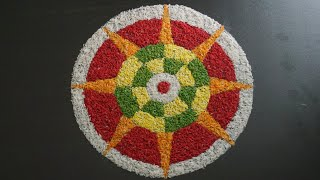
#> input picture default.jpg, 320 x 180 px
$ python -i colour.py   (imports and definitions only)
#> lines starting #> are read from the running program, lines starting #| are printed output that depends on the picture; after the words box and inside, x2 and y2 are one past the last pixel; in counts of white or black regions, pixels touching at a corner belong together
#> in show_colours, img is the input picture: shape (180, 320, 3); mean B, G, R 63.2, 77, 94.3
import cv2
import numpy as np
import matplotlib.pyplot as plt
# from PIL import Image


# Kmeans color segmentation
def kmeans_color_quantization(image, clusters=8, rounds=1):
#> called with clusters = 4, rounds = 1
    h, w = image.shape[:2]
#> h = 180; w = 320
    samples = np.zeros([h*w,3], dtype=np.float32)
    count = 0

    for x in range(h):
        for y in range(w):
            samples[count] = image[x][y]
            count += 1
#> after the loop, count = 57600

    compactness, labels, centers = cv2.kmeans(samples,
            clusters,
            None,
            (cv2.TERM_CRITERIA_EPS + cv2.TERM_CRITERIA_MAX_ITER, 10000, 0.0001),
            rounds,
            cv2.KMEANS_RANDOM_CENTERS)
#> compactness = 78526973.2; centers = [[31.42, 49, 142], [132.8, 163.9, 176.6], [35.85, 42.3, 41.35], [90.53, 100.9, 93.56]]

    centers = np.uint8(centers)
#> centers = [[31, 48, 141], [132, 163, 176], [35, 42, 41], [90, 100, 93]]
    res = centers[labels.flatten()]
    return res.reshape((image.shape))
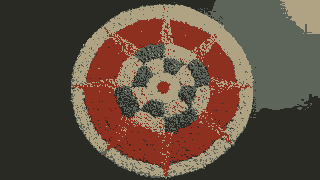
#> returned value: shape (180, 320, 3); mean of channels 0, 1, 2 62.5, 76.3, 93.8; drawn as B, G, R

#Read Image
def show_colours(path):
    img = cv2.imread(path)
    original = img.copy()
    kmeans = kmeans_color_quantization(img, clusters=4)


    # Convert to grayscale, Gaussian blur, adaptive threshold
    gray = cv2.cvtColor(kmeans, cv2.COLOR_BGR2GRAY)
    blur = cv2.GaussianBlur(gray, (3,3), 0)
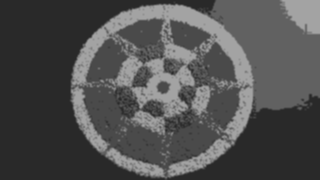
#> blur: shape (180, 320); min 41, max 163, mean 80.1
    thresh = cv2.adaptiveThreshold(blur,255,cv2.ADAPTIVE_THRESH_GAUSSIAN_C, cv2.THRESH_BINARY_INV,21,2)
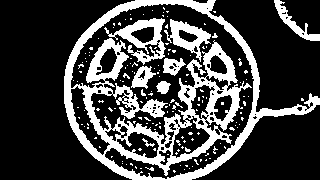
#> thresh: shape (180, 320); 25.5% white; 155 white regions (145 under 20 px)


    # Draw largest enclosing circle onto a mask
    mask = np.zeros(original.shape[:2], dtype=np.uint8)
    cnts = cv2.findContours(thresh, cv2.RETR_EXTERNAL, cv2.CHAIN_APPROX_SIMPLE)
#> cnts = 4 contours, 2 with area under 20; largest, box (x1, y1, x2, y2) and area: (64, 0, 320, 180) 28925, (274, 0, 320, 41) 391
    cnts = cnts[0] if len(cnts) == 2 else cnts[1]
    cnts = sorted(cnts, key=cv2.contourArea, reverse=True)
    for c in cnts:
        ((x, y), r) = cv2.minEnclosingCircle(c)
        cv2.circle(img, (int(x), int(y)), int(r), (36, 255, 12), 2)
        cv2.circle(mask, (int(x), int(y)), int(r), 255, -1)
        break
#> this loop made 1 pass
#> (x, y, r) on pass 1: (191.5, 90, 128.3)
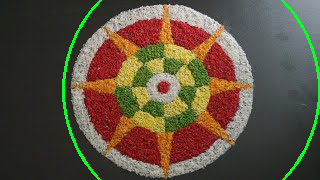
#> img: shape (180, 320, 3); 1.96% of pixels changed, all inside (x1, y1, x2, y2) = (62, 0, 320, 180)
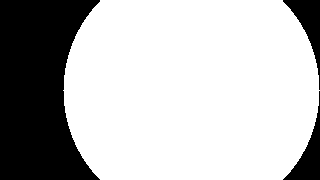
#> mask: shape (180, 320); 72.8% white; 3 black regions, box (x1, y1, x2, y2) and area: (0, 0, 100, 180) 13513, (283, 0, 320, 90) 1105, (283, 91, 320, 180) 1068


    # Bitwise-and for result
    result = cv2.bitwise_and(original, original, mask=mask)
    result[mask==0] = (255,255,255)
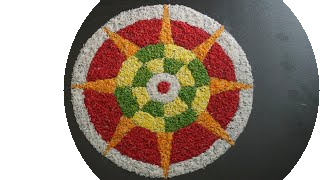
#> result: shape (180, 320, 3); mean B, G, R 121.8, 134.7, 152.3


# Convert from BGR to RGB

    img=cv2.cvtColor(result,cv2.COLOR_BGR2RGB)

    # Convert from RGB to HSV

    img_HSV = cv2.cvtColor(img , cv2.COLOR_RGB2HSV)
#> img_HSV: shape (180, 320, 3); mean H, S, V 39.8, 67.5, 155.4

# HSV Ranges for DIfferent Colors

    redlower = np.array([0,150,50])
    redupper = np.array([10,255,255])

    yellowlower = np.array([25,150,50])
    yellowupper = np.array([35,255,255])

    greenlower = np.array([35,100,50])
    greenupper = np.array([70,255,255])

    bluelower = np.array([100,150,0])
    blueupper = np.array([140,255,255])

    orangelower = np.array([15,150,0])
    orangeupper = np.array([25,255,255])

    blacklower = np.array([0,0,0])
    blackupper = np.array([250,255,30])

    whitelower = np.array([0,0,168])
    whiteupper = np.array([172,111,255])


    cyanlower = np.array([85,150,0])
    cyanupper = np.array([95,255,255])


    colors = []


# Creating Masks for Colors

    redmask = cv2.inRange(img_HSV,redlower,redupper)
#> redmask: shape (180, 320); 8.8% white; 44 white regions (33 under 20 px), largest, box (x1, y1, x2, y2) and area: (83, 88, 123, 143) 938, (114, 126, 162, 167) 826, (169, 122, 220, 165) 763
    yellowmask = cv2.inRange(img_HSV,yellowlower,yellowupper)
#> yellowmask: shape (180, 320); 2.3% white in thin lines or dots, all inside (x1, y1, x2, y2) = (114, 44, 210, 132)
    greenmask = cv2.inRange(img_HSV,greenlower,greenupper)
#> greenmask: shape (180, 320); 4.1% white; 6 white regions, box (x1, y1, x2, y2) and area: (142, 101, 196, 131) 626, (179, 59, 209, 105) 543, (115, 87, 139, 116) 426, (136, 45, 164, 62) 324, (132, 64, 153, 87) 255, (164, 59, 184, 75) 209
    bluemask = cv2.inRange(img_HSV,bluelower,blueupper)
#> bluemask: shape (180, 320); every value is 0
    orangemask = cv2.inRange(img_HSV,orangelower,orangeupper)
#> orangemask: shape (180, 320); 4.6% white; 72 white regions (60 under 20 px), largest, box (x1, y1, x2, y2) and area: (117, 113, 173, 140) 470, (193, 93, 232, 144) 315, (158, 6, 177, 57) 283
    blackmask = cv2.inRange(img_HSV,blacklower,blackupper)
#> blackmask: shape (180, 320); 0.05% white in thin lines or dots, all inside (x1, y1, x2, y2) = (70, 9, 200, 179)
    whitemask = cv2.inRange(img_HSV,whitelower,whiteupper)
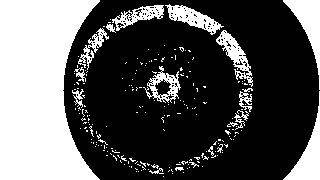
#> whitemask: shape (180, 320); 34.1% white; 204 white regions (184 under 20 px), largest, box (x1, y1, x2, y2) and area: (0, 0, 100, 180) 13513, (283, 0, 320, 90) 1105, (283, 91, 320, 180) 1068
    cyanmask = cv2.inRange(img_HSV,cyanlower,cyanupper)


    if cv2.countNonZero(redmask) > 0 :
        colors += ["red"]

    if cv2.countNonZero(yellowmask) > 0 :
        colors+= ["yellow"]

    if cv2.countNonZero(greenmask) > 0 :
        colors+=["green"]

    if cv2.countNonZero(bluemask) > 0 :
        colors+=["blue"]

    if cv2.countNonZero(orangemask) > 0 :
        colors+=["orange"]

    if cv2.countNonZero(blackmask) > 0 :
        colors+=["black"]

    if cv2.countNonZero(whitemask) > 0 :
        colors+=["white"]


    print(colors)

    return colors
    plt.imshow(img)
    plt.show()

>>> result = show_colours('../default.jpg')
